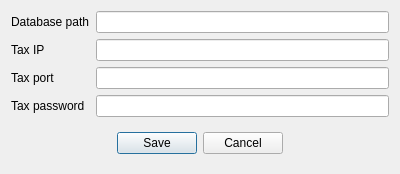
<?xml version="1.0" encoding="UTF-8"?>
<ui version="4.0">
 <class>DlgSettings</class>
 <widget class="QDialog" name="DlgSettings">
  <property name="geometry">
   <rect>
    <x>0</x>
    <y>0</y>
    <width>400</width>
    <height>163</height>
   </rect>
  </property>
  <property name="windowTitle">
   <string>Settings</string>
  </property>
  <layout class="QGridLayout" name="gridLayout">
   <item row="0" column="0">
    <widget class="QLabel" name="label">
     <property name="text">
      <string>Database path</string>
     </property>
    </widget>
   </item>
   <item row="0" column="1">
    <widget class="QLineEdit" name="leDB"/>
   </item>
   <item row="1" column="0">
    <widget class="QLabel" name="label_2">
     <property name="text">
      <string>Tax IP</string>
     </property>
    </widget>
   </item>
   <item row="1" column="1">
    <widget class="QLineEdit" name="leTaxIP"/>
   </item>
   <item row="2" column="0">
    <widget class="QLabel" name="label_3">
     <property name="text">
      <string>Tax port</string>
     </property>
    </widget>
   </item>
   <item row="2" column="1">
    <widget class="QLineEdit" name="leTaxPort"/>
   </item>
   <item row="3" column="1">
    <widget class="QLineEdit" name="leTaxPass"/>
   </item>
   <item row="5" column="0" colspan="2">
    <widget class="QWidget" name="widget" native="true">
     <layout class="QHBoxLayout" name="horizontalLayout">
      <item>
       <spacer name="horizontalSpacer">
        <property name="orientation">
         <enum>Qt::Horizontal</enum>
        </property>
        <property name="sizeHint" stdset="0">
         <size>
          <width>95</width>
          <height>20</height>
         </size>
        </property>
       </spacer>
      </item>
      <item>
       <widget class="QPushButton" name="btnOK">
        <property name="text">
         <string>Save</string>
        </property>
       </widget>
      </item>
      <item>
       <widget class="QPushButton" name="btnCancel">
        <property name="text">
         <string>Cancel</string>
        </property>
       </widget>
      </item>
      <item>
       <spacer name="horizontalSpacer_2">
        <property name="orientation">
         <enum>Qt::Horizontal</enum>
        </property>
        <property name="sizeHint" stdset="0">
         <size>
          <width>95</width>
          <height>20</height>
         </size>
        </property>
       </spacer>
      </item>
     </layout>
    </widget>
   </item>
   <item row="3" column="0">
    <widget class="QLabel" name="label_4">
     <property name="text">
      <string>Tax password</string>
     </property>
    </widget>
   </item>
  </layout>
 </widget>
 <resources/>
 <connections/>
</ui>
